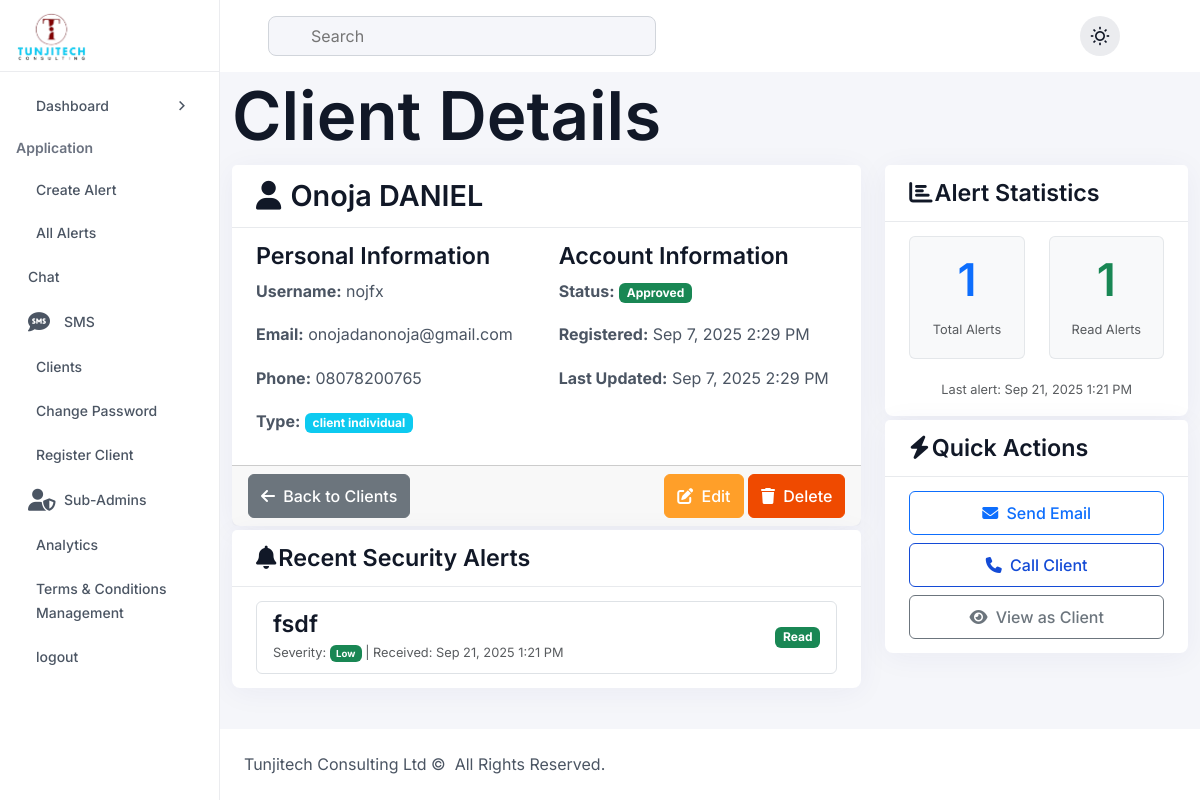
Screenshot of /admin/view_client.php?id=2 (signed in) with the database file from the repository.
### tables this page shows
CREATE TABLE `users` (
  `id` int(11) NOT NULL,
  `username` varchar(50) NOT NULL,
  `email` varchar(100) NOT NULL,
  `first_name` varchar(50) DEFAULT NULL,
  `last_name` varchar(50) DEFAULT NULL,
  `phone` varchar(20) DEFAULT NULL,
  `address` text DEFAULT NULL,
  `password` varchar(255) NOT NULL,
  `user_type` enum('admin','client_individual','client_company') DEFAULT 'client_individual',
  `company_name` varchar(100) DEFAULT NULL,
  `company_size` varchar(50) DEFAULT NULL,
  `status` enum('pending','approved','rejected') DEFAULT 'pending',
  `payment_plan` varchar(20) DEFAULT NULL,
  `payment_reference` varchar(100) DEFAULT NULL,
  `payment_date` timestamp NULL DEFAULT NULL,
  `subscription_expiry` date DEFAULT NULL,
  `created_at` timestamp NOT NULL DEFAULT current_timestamp(),
  `updated_at` timestamp NOT NULL DEFAULT current_timestamp() ON UPDATE current_timestamp()
);

CREATE TABLE `client_alerts` (
  `id` int(11) NOT NULL,
  `client_id` int(11) NOT NULL,
  `alert_id` int(11) NOT NULL,
  `is_read` tinyint(1) DEFAULT 0,
  `notified_via_email` tinyint(1) DEFAULT 0,
  `notified_via_sms` tinyint(1) DEFAULT 0,
  `notified_via_dashboard` tinyint(1) DEFAULT 0,
  `created_at` timestamp NOT NULL DEFAULT current_timestamp()
);

CREATE TABLE `security_alerts` (
  `id` int(11) NOT NULL,
  `title` varchar(255) NOT NULL,
  `severity` enum('low','medium','high','critical') NOT NULL,
  `categories` varchar(255) NOT NULL,
  `alert_begins` datetime NOT NULL,
  `alert_expires` datetime NOT NULL,
  `event` text NOT NULL,
  `affected_areas` text NOT NULL,
  `time_frame` varchar(255) NOT NULL,
  `impact` text NOT NULL,
  `summary` text NOT NULL,
  `advice` text NOT NULL,
  `source` varchar(255) NOT NULL,
  `image_path` varchar(255) DEFAULT NULL,
  `latitude` decimal(10,8) DEFAULT NULL,
  `longitude` decimal(11,8) DEFAULT NULL,
  `created_by` int(11) NOT NULL,
  `created_at` timestamp NOT NULL DEFAULT current_timestamp(),
  `updated_at` timestamp NOT NULL DEFAULT current_timestamp() ON UPDATE current_timestamp()
);

### includes/functions.php (called while the page is built, shortened)
<?php
function getSeverityBadge($severity) {
    switch ($severity) {
        case 'low': return 'success';
    }
}
function getStatusBadge($status) {
    switch ($status) {
        case 'approved': return 'success';
    }
}
?>

### admin/view_client.php (the view, shortened to what this page needs)
<?php
require_once ROOT_PATH . '/includes/functions.php';
$client_id = intval($_GET['id']);
$stmt = $pdo->prepare("SELECT u.*,
                      (SELECT COUNT(*) FROM client_alerts WHERE client_id = u.id) as total_alerts,
                      (SELECT COUNT(*) FROM client_alerts WHERE client_id = u.id AND is_read = 1) as read_alerts,
                      (SELECT MAX(created_at) FROM client_alerts WHERE client_id = u.id) as last_alert_date
                      FROM users u
                      WHERE u.id = ? AND u.user_type LIKE 'client_%'");
$stmt->execute([$client_id]);
$client = $stmt->fetch(PDO::FETCH_ASSOC);
$stmt = $pdo->prepare("SELECT sa.*, ca.is_read, ca.created_at as received_at
                      FROM security_alerts sa
                      INNER JOIN client_alerts ca ON sa.id = ca.alert_id
                      WHERE ca.client_id = ?
                      ORDER BY ca.created_at DESC
                      LIMIT 5");
$stmt->execute([$client_id]);
$recent_alerts = $stmt->fetchAll(PDO::FETCH_ASSOC);
?>
<?php include 'include/header.php'; ?>
    <div class="container-fluid">
        <h1 class="mt-4">Client Details</h1>
        <div class="row">
            <div class="col-lg-8">
                <div class="card mb-4">
                    <div class="card-header">
                        <h5 class="mb-0">
                            <i class="fas fa-user me-2"></i>
                            <?php echo htmlspecialchars($client['first_name'] . ' ' . $client['last_name']); ?>
                        </h5>
                    </div>
                    <div class="card-body">
                        <div class="row">
                            <div class="col-md-6">
                                <h6>Personal Information</h6>
                                <p><strong>Username:</strong> <?php echo htmlspecialchars($client['username']); ?></p>
                                <p><strong>Email:</strong> <a href="mailto:<?php echo htmlspecialchars($client['email']); ?>"><?php echo htmlspecialchars($client['email']); ?></a></p>
                                <p><strong>Phone:</strong>
                                    <?php if (!empty($client['phone'])): ?>
                                        <a href="tel:<?php echo htmlspecialchars($client['phone']); ?>"><?php echo htmlspecialchars($client['phone']); ?></a>
                                    <?php else: ?>
                                        N/A
                                    <?php endif; ?>
                                </p>
                                <p><strong>Type:</strong> <span class="badge bg-info"><?php echo str_replace('_', ' ', $client['user_type']); ?></span></p>
                            </div>
                            <div class="col-md-6">
                                <h6>Account Information</h6>
                                <p><strong>Status:</strong> <span class="badge bg-<?php echo getStatusBadge($client['status']); ?>"><?php echo ucfirst($client['status']); ?></span></p>
                                <p><strong>Registered:</strong> <?php echo date('M j, Y g:i A', strtotime($client['created_at'])); ?></p>
                                <p><strong>Last Updated:</strong> <?php echo date('M j, Y g:i A', strtotime($client['updated_at'])); ?></p>
                            </div>
                        </div>
                    </div>
                    <div class="card-footer">
                        <div class="d-flex justify-content-between">
                            <a href="clients.php" class="btn btn-secondary">
                                <i class="fas fa-arrow-left me-1"></i> Back to Clients
                            </a>
                            <div>
                                <a href="edit_client.php?id=<?php echo $client['id']; ?>" class="btn btn-warning">
                                    <i class="fas fa-edit me-1"></i> Edit
                                </a>
                                <a href="clients.php?delete=<?php echo $client['id']; ?>"
                                   class="btn btn-danger"
                                   onclick="return confirm('Are you sure you want to delete this client? This action cannot be undone.')">
                                    <i class="fas fa-trash me-1"></i> Delete
                                </a>
                            </div>
                        </div>
                    </div>
                </div>
                <div class="card mb-4">
                    <div class="card-header">
                        <h6 class="mb-0"><i class="fas fa-bell me-2"></i>Recent Security Alerts</h6>
                    </div>
                    <div class="card-body">
                        <?php if (count($recent_alerts) > 0): ?>
                            <div class="list-group">
                                <?php foreach ($recent_alerts as $alert): ?>
                                    <div class="list-group-item">
                                        <div class="d-flex justify-content-between align-items-center">
                                            <div>
                                                <h6 class="mb-0"><?php echo htmlspecialchars($alert['title']); ?></h6>
                                                <small class="text-muted">
                                                    Severity: <span class="badge bg-<?php echo getSeverityBadge($alert['severity']); ?>"><?php echo ucfirst($alert['severity']); ?></span>
                                                    | Received: <?php echo date('M j, Y g:i A', strtotime($alert['received_at'])); ?>
                                                </small>
                                            </div>
                                            <span class="badge bg-<?php echo $alert['is_read'] ? 'success' : 'warning'; ?>">
                                            <?php echo $alert['is_read'] ? 'Read' : 'Unread'; ?>
                                        </span>
                                        </div>
                                    </div>
                                <?php endforeach; ?>
                            </div>
                        <?php else: ?>
                            <p class="text-muted text-center">No alerts received yet.</p>
                        <?php endif; ?>
                    </div>
                </div>
            </div>
            <div class="col-lg-4">
                <div class="card mb-4">
                    <div class="card-header">
                        <h6 class="mb-0"><i class="fas fa-chart-bar me-2"></i>Alert Statistics</h6>
                    </div>
                    <div class="card-body text-center">
                        <div class="row mb-3">
                            <div class="col-6">
                                <div class="border rounded p-3 bg-light">
                                    <h3 class="text-primary"><?php echo $client['total_alerts']; ?></h3>
                                    <small class="text-muted">Total Alerts</small>
                                </div>
                            </div>
                            <div class="col-6">
                                <div class="border rounded p-3 bg-light">
                                    <h3 class="text-success"><?php echo $client['read_alerts']; ?></h3>
                                    <small class="text-muted">Read Alerts</small>
                                </div>
                            </div>
                        </div>
                        <?php if ($client['last_alert_date']): ?>
                            <p class="mb-0">
                                <small class="text-muted">
                                    Last alert: <?php echo date('M j, Y g:i A', strtotime($client['last_alert_date'])); ?>
                                </small>
                            </p>
                        <?php endif; ?>
                    </div>
                </div>
                <div class="card">
                    <div class="card-header">
                        <h6 class="mb-0"><i class="fas fa-bolt me-2"></i>Quick Actions</h6>
                    </div>
                    <div class="card-body">
                        <div class="d-grid gap-2">
                            <a href="mailto:<?php echo htmlspecialchars($client['email']); ?>" class="btn btn-outline-primary">
                                <i class="fas fa-envelope me-1"></i> Send Email
                            </a>
                            <?php if (!empty($client['phone'])): ?>
                                <a href="tel:<?php echo htmlspecialchars($client['phone']); ?>" class="btn btn-outline-info">
                                    <i class="fas fa-phone me-1"></i> Call Client
                                </a>
                            <?php endif; ?>
                            <a href="../client/view_alert.php?id=<?php echo $alert['id']; ?>" target="_blank" class="btn btn-outline-secondary">
                                <i class="fas fa-eye me-1"></i> View as Client
                            </a>
                        </div>
                    </div>
                </div>
            </div>
        </div>
    </div>
<?php include 'include/footer.php'; ?>

### rows the page displays
users: first_name+last_name "Onoja DANIEL", username "nojfx", email "onojadanonoja@gmail.com", phone "08078200765", user_type "client individual", status "Approved", created_at "Sep 7, 2025 2:29 PM", updated_at "Sep 7, 2025 2:29 PM"
client_alerts: alert.title "fsdf", alert.severity "Low", created_at "Sep 21, 2025 1:21 PM", is_read "Read"

### other values shown
$client['total_alerts'] "1"
$client['read_alerts'] "1"
date('M j, Y g:i A', strtotime($client['last_alert_date'])) "Sep 21, 2025 1:21 PM"
